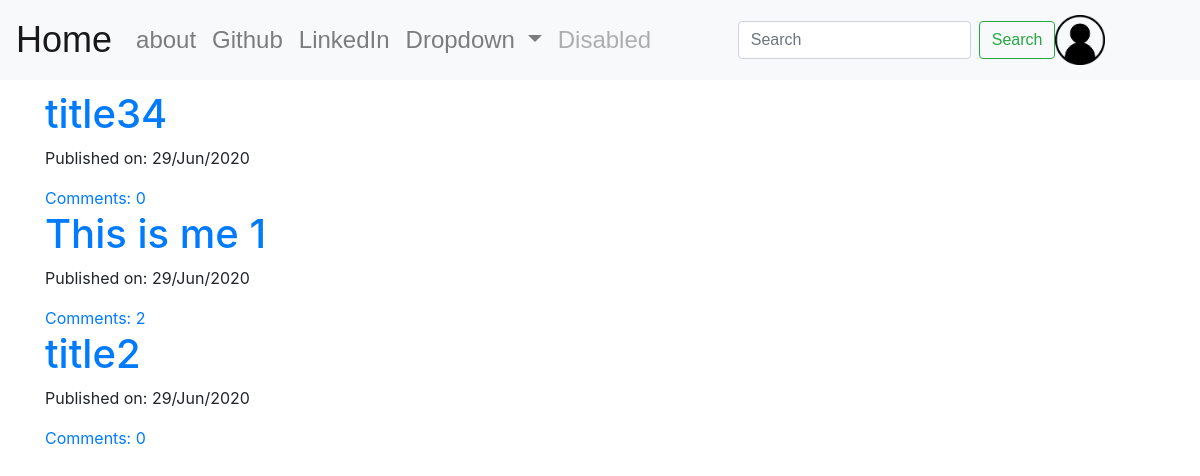
Before: / with the older database file.
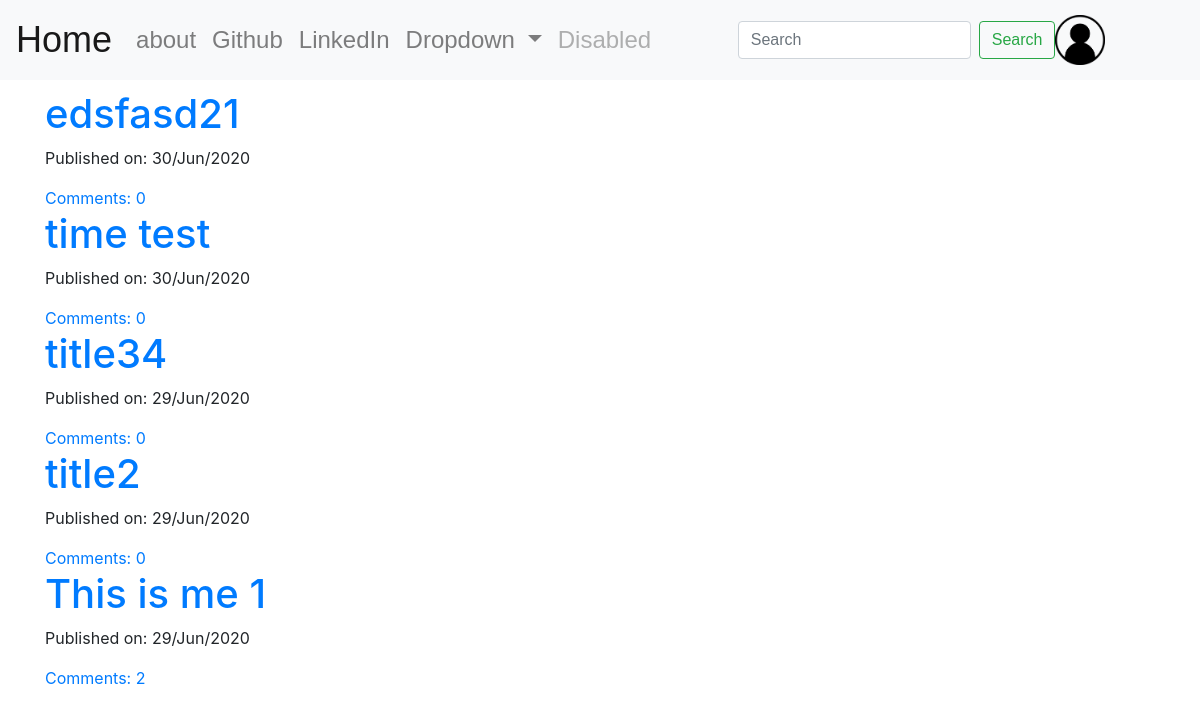
After: the same page with the newer database file.
### blog/models.py (models this page shows, shortened)
class Post(models.Model):
    author = models.ForeignKey("auth.User", on_delete=models.CASCADE)
    title = models.CharField(max_length=200)
    text = models.TextField()
    create_date = models.DateTimeField(default=timezone.now)
    public_date = models.DateTimeField(blank=True, null=True)
    def approve_comments(self):
        print(self.comments)
        return self.comments.filter(approved_comment=True)

### blog/views.py (the view)
# urls.py: path('', views.PostListView.as_view(), name="post_list"),
class PostListView(ListView):
    model = Post
    def get_queryset(self):
        return Post.objects.filter(public_date__lte=timezone.now()).order_by("-public_date")

### blog/templates/blog/post_list.html
{% extends 'blog/base.html' %}
{% block body_block %}
    <div class="centerstage">
        {% for post in post_list %}
            <div class="post">
                <h1><a href="{% url "blog:post_detail" pk=post.pk %}">{{ post.title }}</a></h1>
            </div>
            <div class="date">
                <p>Published on: {{ post.public_date|date:"d/M/Y" }}</p>
            </div>
            <a href="{% url "blog:post_detail" pk=post.pk %}">Comments: {{ post.approve_comments.count }}</a>
        {% endfor %}
    </div>
{% endblock %}

### blog/templates/blog/base.html (shortened to what this page needs)
<!DOCTYPE html>
{% load static %}
<html lang="en">
<head>
    <link rel="stylesheet" href="https://stackpath.bootstrapcdn.com/bootstrap/4.5.0/css/bootstrap.min.css"
>
    <link rel="stylesheet" href="//cdn.jsdelivr.net/npm/medium-editor@latest/dist/css/medium-editor.min.css"
          type="text/css" media="screen">
    <link rel="stylesheet" href="{% static 'css/blog.css' %}">
</head>
<body>
<nav class="navbar navbar-expand-lg navbar-light bg-light techfont">
    <a class="navbar-brand bigbrand" href="{% url "blog:post_list" %}">Home</a>
    <div class="collapse navbar-collapse" id="navbarSupportedContent">
        <ul class="navbar-nav mr-auto">
            <li class="nav-item">
                <a class="nav-link" href="{% url "blog:about" %}">about</a>
            </li>
             <li class="nav-item">
                <a class="nav-link" href="https://github.com/">Github</a>
            </li>
            <li class="nav-item">
                <a class="nav-link" href="https://www.linkedin.com/">LinkedIn</a>
            </li>
            <li class="nav-item dropdown">
                <a class="nav-link dropdown-toggle" href="#" id="navbarDropdown" role="button" data-toggle="dropdown"
                   aria-haspopup="true" aria-expanded="false">
                    Dropdown
                </a>
            </li>
            <li class="nav-item">
                <a class="nav-link disabled" href="#" tabindex="-1" aria-disabled="true">Disabled</a>
            </li>
        </ul>
        <form class="form-inline my-2 my-lg-0">
            <input class="form-control mr-sm-2" type="search" placeholder="Search" aria-label="Search">
            <button class="btn btn-outline-success my-2 my-sm-0" type="submit">Search</button>
        </form>
        <ul class="navbar-nav mr-auto">
            {% if user.is_authenticated %}
                <li class="nav-item">
                    <a class="nav-link" href="{% url 'blog:post_new' %}">New Post</a>
                </li>
                <li class="nav-item">
                    <a class="nav-link" href="{% url 'blog:post_draft_list' %}">Drafts</a>
                </li>
                <li class="nav-item">
                    <a class="nav-link" href="{% url 'logout' %}">Logout</a>
                </li>
                <li class="nav-item">
                    <a class="nav-link" href=""> Welcome: {{ user.username }}</a>
                </li>
                <li>
                    <a class="nav-item" href="{% url 'login' %}"><img class='resize' src="{% static "image/Login_icon.png" %}" alt=""></a>
                </li>
            {% else %}
                <li>
                    <a class="nav-item" href="{% url 'login' %}"><img class='resize' src="{% static "image/Login_icon.png" %}" alt=""></a>
                </li>
            {% endif %}
        </ul>
    </div>
</nav>
<div class="content container">
    <div class="row">
        <div class="col-md-8">
            {% block body_block %}
            {% endblock %}
        </div>
    </div>
</div>
</body>
</html>

### blog/static/css/blog.css (style rules this page uses)
.techfont { font-family: "Russo One", sans-serif;; font-size: 1.5em; margin-bottom: 10px; }
.bigbrand { font-size: 1.5em; }
.resize { width: 50px; height: auto; }
.centerstage { margin-left: auto; margin-right: auto; }

Changed rows visible on the page:
added Post: title "edsfasd21", public_date "30/Jun/2020", approve_comments.count "0"
added Post: title "time test", public_date "30/Jun/2020", approve_comments.count "0"
shown differently, row unchanged: Post "title2": moves up the list
